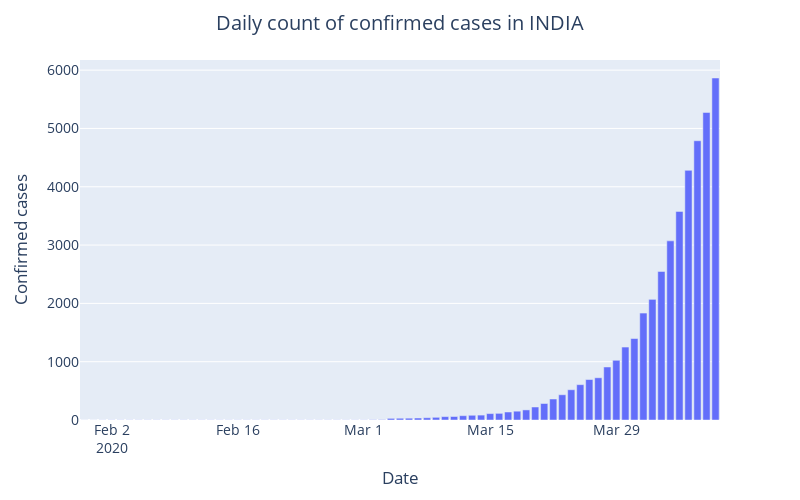
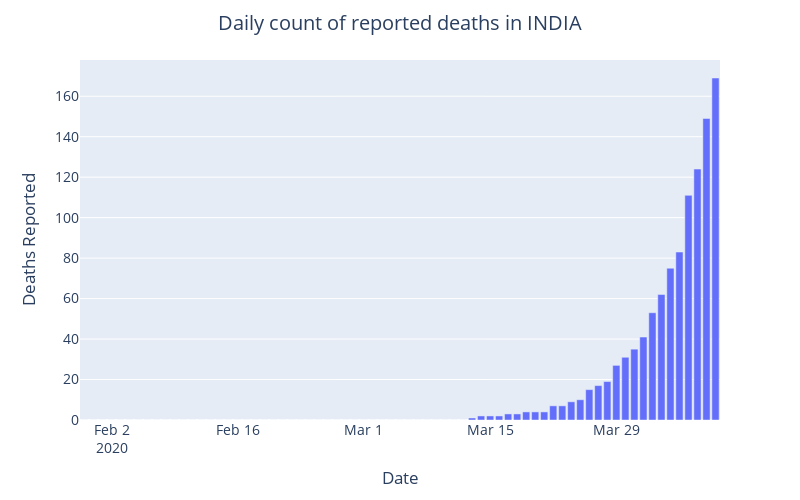
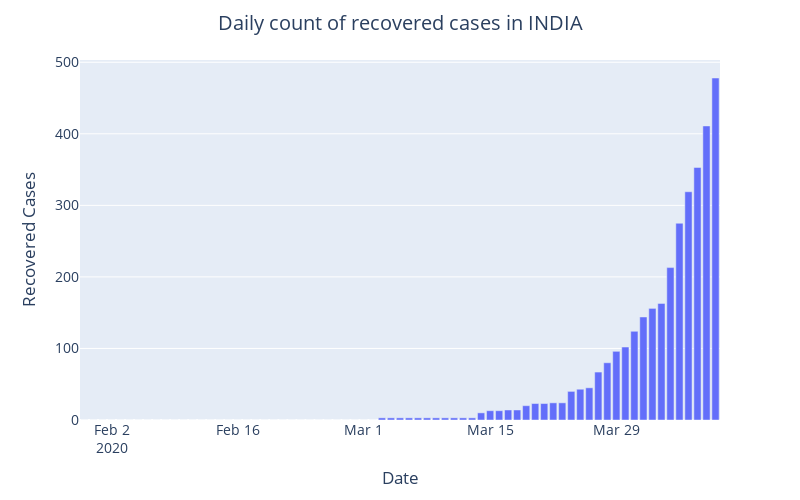

These figures' notebook cell, in order:
### Code cell
# cases over time - confirmed vs deaths
plotDailyReportedCasesOverTime(date_wise_data, "INDIA")
